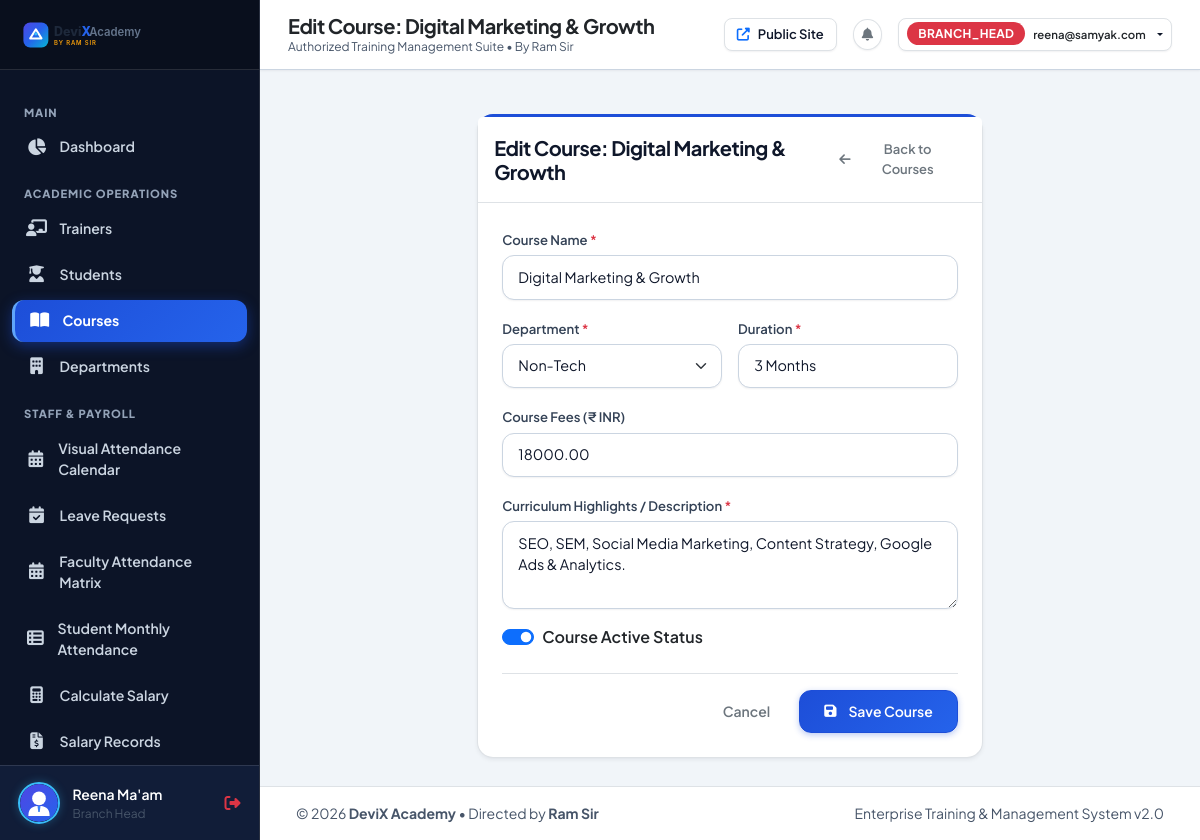
Screenshot of /branch-head/courses/5/edit/ (signed in) with the database file from the repository.
### accounts/models.py (models this page shows, shortened)
class User(AbstractUser):
    class Role(models.TextChoices):
        BRANCH_HEAD = 'BRANCH_HEAD', 'Branch Head'
        TRAINER = 'TRAINER', 'Trainer'
        STUDENT = 'STUDENT', 'Student'
    role = models.CharField(
        max_length=20,
        choices=Role.choices,
        default=Role.STUDENT,
        help_text="Role defines the access level and dashboard view."
    )
    phone = models.CharField(
        max_length=20,
        blank=True,
        null=True,
        unique=True,
        help_text="Contact phone number."
    )
    must_change_password = models.BooleanField(
        default=False,
        help_text="If set, user will be prompted to change password on first login."
    )
    created_at = models.DateTimeField(auto_now_add=True)
    updated_at = models.DateTimeField(auto_now=True)
    class Meta:
        verbose_name = 'User'
        verbose_name_plural = 'Users'
        ordering = ['-date_joined']
    @property
    def is_branch_head(self):
        return self.role == self.Role.BRANCH_HEAD
    @property
    def is_trainer(self):
        return self.role == self.Role.TRAINER
    @property
    def is_student(self):
        return self.role == self.Role.STUDENT
    @property
    def display_name(self):
        if self.first_name or self.last_name:
            return f"{self.first_name} {self.last_name}".strip()
        return self.username

### academy/models.py (models this page shows, shortened)
class Course(models.Model):
    name = models.CharField(max_length=150)
    department = models.ForeignKey(Department, on_delete=models.CASCADE, related_name='courses')
    description = models.TextField()
    duration = models.CharField(max_length=50, help_text="e.g. 6 Months, 90 Days")
    fees = models.DecimalField(max_digits=10, decimal_places=2, null=True, blank=True, help_text="Course fees in INR")
    is_active = models.BooleanField(default=True)
    created_at = models.DateTimeField(auto_now_add=True)
    updated_at = models.DateTimeField(auto_now=True)
    class Meta:
        ordering = ['name']

### academy/views_branch_head.py (the view)
@branch_head_required
def course_edit(request, pk):
    course = get_object_or_404(Course, pk=pk)
    if request.method == 'POST':
        form = CourseForm(request.POST, instance=course)
        if form.is_valid():
            course = form.save()
            messages.success(request, f"Course '{course.name}' updated successfully!")
            return redirect('branch_head:course_list')
    else:
        form = CourseForm(instance=course)
    return render(request, 'branch_head/course_form.html', {'form': form, 'title': f'Edit Course: {course.name}'})

### academy/forms.py
class CourseForm(forms.ModelForm):
    class Meta:
        model = Course
        fields = ['name', 'department', 'description', 'duration', 'fees', 'is_active']
        widgets = {
            'name': forms.TextInput(attrs={'class': 'form-control', 'placeholder': 'Course Name'}),
            'department': forms.Select(attrs={'class': 'form-select'}),
            'description': forms.Textarea(attrs={'class': 'form-control', 'rows': 3, 'placeholder': 'Curriculum highlights'}),
            'duration': forms.TextInput(attrs={'class': 'form-control', 'placeholder': 'e.g. 6 Months or 90 Days'}),
            'fees': forms.NumberInput(attrs={'class': 'form-control', 'placeholder': 'Course Fees in INR'}),
            'is_active': forms.CheckboxInput(attrs={'class': 'form-check-input'}),
        }

### academy/models.py (called while the page is built)
    def __str__(self):
        return self.name

### templates/branch_head/course_form.html (shortened to what this page needs)
{% extends 'base.html' %}
{% block page_title %}{{ title }}{% endblock %}
{% block content %}
<div class="row justify-content-center">
    <div class="col-lg-7">
        <div class="card border" style="border-top: 3px solid #1d4ed8 !important;">
            <div class="card-header bg-white py-3 border-bottom d-flex align-items-center justify-content-between">
                <h5 class="mb-0 fw-bold">{{ title }}</h5>
                <a href="{% url 'branch_head:course_list' %}" class="btn btn-sm btn-outline-secondary">
                    <i class="fas fa-arrow-left me-1"></i> Back to Courses
                </a>
            </div>
            <div class="card-body p-4">
                <form method="POST" novalidate>
                    <div class="mb-3">
                        <label class="form-label small fw-semibold">Course Name <span class="text-danger">*</span></label>
                        {{ form.name }}
                    </div>
                    <div class="row g-3 mb-3">
                        <div class="col-md-6">
                            <label class="form-label small fw-semibold">Department <span class="text-danger">*</span></label>
                            {{ form.department }}
                        </div>
                        <div class="col-md-6">
                            <label class="form-label small fw-semibold">Duration <span class="text-danger">*</span></label>
                            {{ form.duration }}
                        </div>
                    </div>
                    <div class="mb-3">
                        <label class="form-label small fw-semibold">Course Fees (₹ INR)</label>
                        {{ form.fees }}
                    </div>
                    <div class="mb-3">
                        <label class="form-label small fw-semibold">Curriculum Highlights / Description <span class="text-danger">*</span></label>
                        {{ form.description }}
                    </div>
                    <div class="mb-4">
                        <div class="form-check form-switch">
                            {{ form.is_active }}
                            <label class="form-check-label fw-semibold" for="id_is_active">Course Active Status</label>
                        </div>
                    </div>
                    <div class="d-flex justify-content-end gap-2 border-top pt-3">
                        <a href="{% url 'branch_head:course_list' %}" class="btn btn-outline-secondary">Cancel</a>
                        <button type="submit" class="btn btn-primary px-4">
                            <i class="fas fa-save me-1"></i> Save Course
                        </button>
                    </div>
                </form>
            </div>
        </div>
    </div>
</div>
{% endblock %}

### templates/base.html (shortened to what this page needs)
{% load static %}
<!DOCTYPE html>
<html lang="en">
<head>
    <link href="https://cdn.jsdelivr.net/npm/bootstrap@5.3.3/dist/css/bootstrap.min.css" rel="stylesheet">
    <link rel="stylesheet" href="https://cdnjs.cloudflare.com/ajax/libs/font-awesome/6.5.2/css/all.min.css">
    <link rel="stylesheet" href="{% static 'css/style.css' %}">
</head>
<body>
    {% if user.is_authenticated and not is_public_page %}
    <div class="app-wrapper">
        <aside class="app-sidebar">
            <div class="sidebar-header">
                <a href="{% url 'accounts:role_redirect' %}" class="sidebar-brand">
                    <img src="{% static 'images/logo.svg' %}" alt="DeviX Logo" height="34">
                </a>
            </div>
            <div class="sidebar-menu">
                {% if user.is_branch_head %}
                    <div class="menu-category">Main</div>
                    <a href="{% url 'branch_head:dashboard' %}" class="nav-item-link {% if request.resolver_match.url_name == 'dashboard' %}active{% endif %}">
                        <i class="fas fa-chart-pie"></i>
                        <span>Dashboard</span>
                    </a>
                    <div class="menu-category">Academic Operations</div>
                    <a href="{% url 'branch_head:trainer_list' %}" class="nav-item-link {% if 'trainer' in request.resolver_match.url_name and 'report' not in request.resolver_match.url_name %}active{% endif %}">
                        <i class="fas fa-chalkboard-teacher"></i>
                        <span>Trainers</span>
                    </a>
                    <a href="{% url 'branch_head:student_list' %}" class="nav-item-link {% if 'student' in request.resolver_match.url_name %}active{% endif %}">
                        <i class="fas fa-user-graduate"></i>
                        <span>Students</span>
                    </a>
                    <a href="{% url 'branch_head:course_list' %}" class="nav-item-link {% if 'course' in request.resolver_match.url_name %}active{% endif %}">
                        <i class="fas fa-book-open"></i>
                        <span>Courses</span>
                    </a>
                    <a href="{% url 'branch_head:department_list' %}" class="nav-item-link {% if 'department' in request.resolver_match.url_name %}active{% endif %}">
                        <i class="fas fa-building"></i>
                        <span>Departments</span>
                    </a>
                    <div class="menu-category">Staff & Payroll</div>
                    <a href="{% url 'branch_head:attendance_calendar' %}" class="nav-item-link {% if 'attendance_calendar' in request.resolver_match.url_name %}active{% endif %}">
                        <i class="fas fa-calendar-days"></i>
                        <span>Visual Attendance Calendar</span>
                    </a>
                    <a href="{% url 'branch_head:leave_list' %}" class="nav-item-link {% if 'leave' in request.resolver_match.url_name %}active{% endif %}">
                        <i class="fas fa-calendar-check"></i>
                        <span>Leave Requests</span>
                    </a>
                    <a href="{% url 'branch_head:trainer_attendance_report' %}" class="nav-item-link {% if request.resolver_match.url_name == 'trainer_attendance_report' %}active{% endif %}">
                        <i class="fas fa-calendar-alt"></i>
                        <span>Faculty Attendance Matrix</span>
                    </a>
                    <a href="{% url 'branch_head:student_attendance_report' %}" class="nav-item-link {% if request.resolver_match.url_name == 'student_attendance_report' %}active{% endif %}">
                        <i class="fas fa-table-list"></i>
                        <span>Student Monthly Attendance</span>
                    </a>
                    <a href="{% url 'branch_head:salary_calculator' %}" class="nav-item-link {% if 'salary_calculator' in request.resolver_match.url_name %}active{% endif %}">
                        <i class="fas fa-calculator"></i>
                        <span>Calculate Salary</span>
                    </a>
                    <a href="{% url 'branch_head:salary_records' %}" class="nav-item-link {% if 'salary_records' in request.resolver_match.url_name or 'salary_slip' in request.resolver_match.url_name %}active{% endif %}">
                        <i class="fas fa-file-invoice-dollar"></i>
                        <span>Salary Records</span>
                    </a>
                {% endif %}
            </div>
            <div class="sidebar-footer">
                <div class="user-badge">
                    <img src="{% if user.is_trainer and user.trainer_profile %}{{ user.trainer_profile.profile_picture_url }}{% elif user.is_student and user.student_profile %}{{ user.student_profile.profile_picture_url }}{% else %}{% static 'images/default-trainer.svg' %}{% endif %}" alt="Avatar" class="user-avatar-sm">
                    <div class="user-info flex-grow-1 overflow-hidden">
                        <div class="text-truncate fw-semibold text-white small">{{ user.display_name }}</div>
                        <div class="text-truncate text-muted" style="font-size: 0.75rem;">{{ user.get_role_display }}</div>
                    </div>
                    <a href="{% url 'accounts:logout' %}" class="text-danger" title="Logout">
                        <i class="fas fa-sign-out-alt"></i>
                    </a>
                </div>
            </div>
        </aside>
        <div class="app-main">
            <header class="app-topbar">
                <div class="d-flex align-items-center gap-3">
                    <div>
                        <h5 class="mb-0 fw-bold text-dark d-none d-sm-block">{% block page_title %}DeviX Academy{% endblock %}</h5>
                        <div class="text-muted d-none d-md-block" style="font-size: 0.75rem;">Authorized Training Management Suite &bull; By Ram Sir</div>
                    </div>
                </div>
                <div class="d-flex align-items-center gap-2 gap-sm-3">
                    <a href="{% url 'public_home' %}" class="btn btn-light btn-sm border" target="_blank" title="View Public Portal">
                        <i class="fas fa-external-link-alt text-primary"></i> <span class="d-none d-md-inline">Public Site</span>
                    </a>
                    <div class="dropdown" id="notificationDropdownContainer">
                        <button class="btn btn-light btn-sm border position-relative p-2 rounded-circle" type="button" id="notifDropdownBtn" data-bs-toggle="dropdown" aria-expanded="false" title="Activity Notifications">
                            <i class="fas fa-bell text-secondary"></i>
                        </button>
                    </div>
                    <div class="dropdown">
                        <button class="btn btn-light btn-sm dropdown-toggle d-flex align-items-center gap-2 border px-2 py-1" type="button" data-bs-toggle="dropdown">
                            <span class="badge {% if user.is_branch_head %}bg-danger{% elif user.is_trainer %}bg-primary{% else %}bg-success{% endif %} text-uppercase">{{ user.role }}</span>
                            <span class="fw-semibold small d-none d-md-inline text-dark">{{ user.username }}</span>
                        </button>
                    </div>
                </div>
            </header>
            <div class="px-4 pt-3">
            </div>
            <main class="app-content">
                {% block content %}{% endblock %}
            </main>
            <footer class="py-3 px-4 bg-white border-top text-center text-muted small mt-auto no-print">
                <div class="container-fluid d-flex flex-wrap align-items-center justify-content-between gap-2">
                    <span>&copy; {% now "Y" %} <strong>DeviX Academy</strong> &bull; Directed by <strong>Ram Sir</strong></span>
                    <span class="text-muted">Enterprise Training & Management System v2.0</span>
                </div>
            </footer>
        </div>
    </div>
    {% endif %}
</body>
</html>

### rows the page displays
User: display_name "Reena Ma'am", role "Branch Head", role "BRANCH_HEAD", username "reena@samyak.com"
Course: name "Digital Marketing & Growth", department "Non-Tech", duration "3 Months", fees "18000.00", description "SEO, SEM, Social Media Marketing, Content Strategy, Google Ads & Analytics.", is_active "☑"

### other values shown
{{ title }} "Edit Course: Digital Marketing & Growth"
